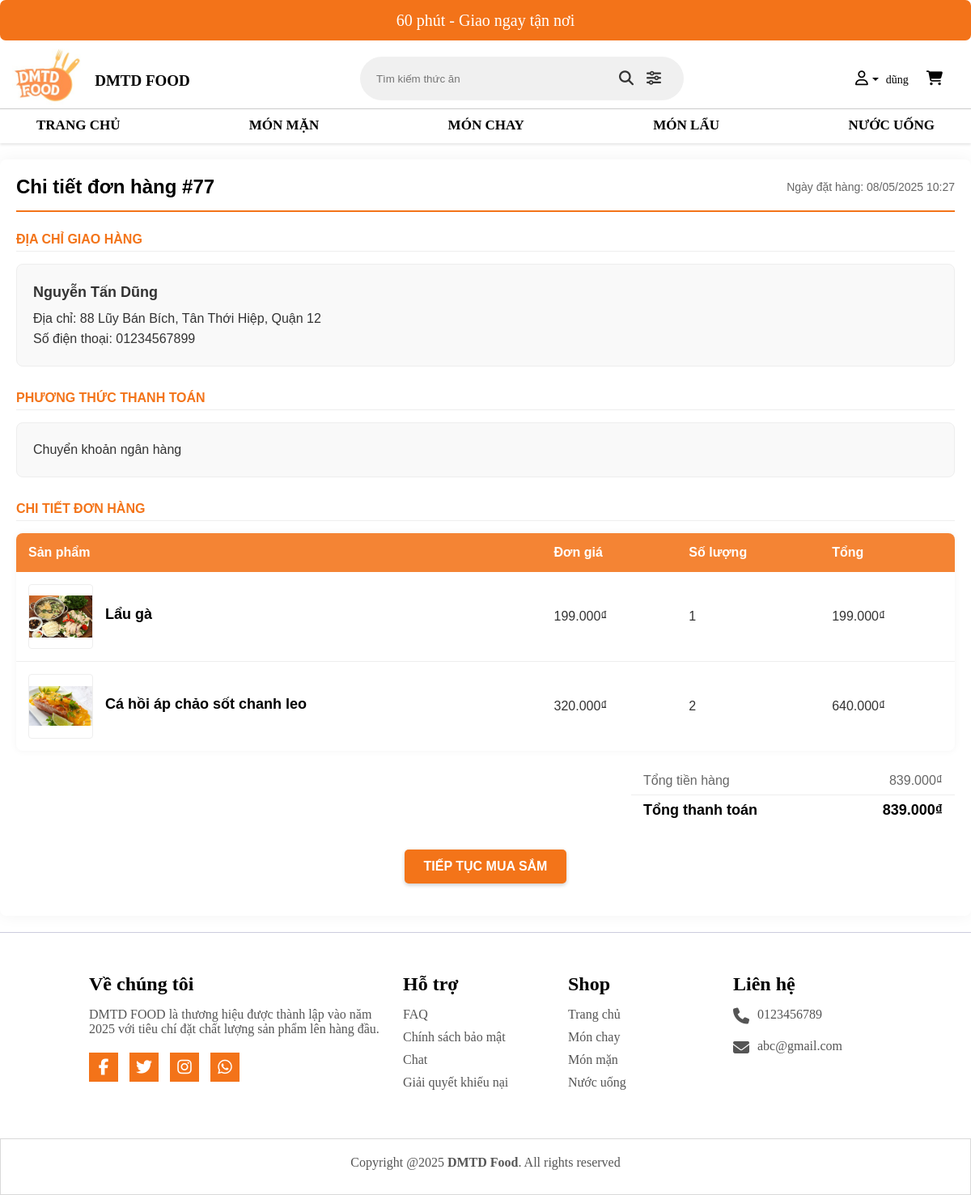
/view/chitiethoadon.php?mahoadon=77 (signed in), run on the app's committed database.
### tables this page shows
CREATE TABLE `hoadon` (
  `IdHoaDon` int(255) NOT NULL,
  `IdNguoiDung` int(11) NOT NULL,
  `HoTen` varchar(250) NOT NULL,
  `email` varchar(250) NOT NULL,
  `sdt` varchar(11) NOT NULL,
  `DiaChi` varchar(250) NOT NULL,
  `quan_huyen` varchar(100) NOT NULL,
  `phuong_xa` varchar(100) NOT NULL,
  `NgayDatHang` datetime NOT NULL,
  `TongTien` int(11) NOT NULL DEFAULT 0,
  `PhuongThucTT` tinyint(1) NOT NULL DEFAULT 1 COMMENT '1:tiền mặt 2: là chuyển khoản',
  `TrangThai` tinyint(1) NOT NULL DEFAULT 1 COMMENT '1:Chưa xác nhận, 2:Đã xác nhận, 3:Giao thành công, 4:Hủy đơn '
);

CREATE TABLE `chitiethoadon` (
  `IdHoaDon` int(100) NOT NULL,
  `MaSP` int(100) NOT NULL,
  `SoLuong` int(100) NOT NULL,
  `DonGia` int(250) NOT NULL
);

CREATE TABLE `sanpham` (
  `MaSP` int(250) NOT NULL,
  `MaLoaiSP` int(250) NOT NULL,
  `TenSP` varchar(70) NOT NULL,
  `DonGia` int(11) NOT NULL,
  `MoTa` varchar(250) NOT NULL,
  `HinhAnh` varchar(200) NOT NULL,
  `TrangThai` int(10) NOT NULL DEFAULT 1,
  `SoLuongBan` int(10) NOT NULL DEFAULT 0
);

### view/chitiethoadon.php (the view, shortened to what this page needs)
<?php
$conn = ketnoidb();
$maHoaDon = isset($_GET['mahoadon']) ? $_GET['mahoadon'] : 0;
$sql = "SELECT * FROM hoadon WHERE IdHoaDon = '$maHoaDon'";
$result = $conn->query($sql);
$hoaDon = $result->fetch_assoc();
$hoTen = $hoaDon['HoTen'];
$sdt = $hoaDon['sdt'];
$diaChi = $hoaDon['DiaChi'];
$quan_huyen = $hoaDon['quan_huyen'];
$phuong_xa = $hoaDon['phuong_xa'];
$ngayDatHang = $hoaDon['NgayDatHang'];
$tongTien = $hoaDon['TongTien'];
$phuongThucTT = $hoaDon['PhuongThucTT'];
$sql = "SELECT c.*, s.TenSP, s.HinhAnh, s.MaSP FROM chitiethoadon c
        JOIN sanpham s ON c.MaSP = s.MaSP
        WHERE c.IdHoaDon = '$maHoaDon'";
$result = $conn->query($sql);
$chiTietDonHang = [];
if($result && $result->num_rows > 0) {
    while($row = $result->fetch_assoc()) {
        $chiTietDonHang[] = $row;
    }
}
function getPhuongThucThanhToan($value) {
    switch ($value) {
        case 2:
            return "Chuyển khoản ngân hàng";
    }
}
function formatDate($dateString) {
    $date = new DateTime($dateString);
    return $date->format('d/m/Y H:i');
}
$tongTienHang = 0;
foreach($chiTietDonHang as $item) {
    $tongTienHang += $item['DonGia'] * $item['SoLuong'];
}
?>
<!DOCTYPE html>
<html lang="vi">
<head>
    <link rel="stylesheet" href="../view/css/style.css" />
</head>
<body>
    <?php include_once('../view/header.php'); ?>
    <div class="order-details-container">
        <div class="order-header">
            <h1>Chi tiết đơn hàng #<?php echo $maHoaDon; ?></h1>
            <div class="order-date">Ngày đặt hàng: <?php echo formatDate($ngayDatHang); ?></div>
        </div>
        <div class="section">
            <div class="section-title">ĐỊA CHỈ GIAO HÀNG</div>
            <div class="info-box">
                <div class="customer-name"><?php echo $hoTen; ?></div>
                <div>Địa chỉ: <?php echo $diaChi . ', ' . $phuong_xa . ', ' . $quan_huyen; ?></div>
                <div>Số điện thoại: <?php echo $sdt; ?></div>
            </div>
        </div>
        <div class="section">
            <div class="section-title">PHƯƠNG THỨC THANH TOÁN</div>
            <div class="info-box">
                <?php echo getPhuongThucThanhToan($phuongThucTT); ?>
            </div>
        </div>
        <div class="section">
            <div class="section-title">CHI TIẾT ĐƠN HÀNG</div>
            <table class="product-table">
                <thead>
                    <tr>
                        <th>Sản phẩm</th>
                        <th>Đơn giá</th>
                        <th>Số lượng</th>
                        <th>Tổng</th>
                    </tr>
                </thead>
                <tbody>
                    <?php foreach($chiTietDonHang as $item): ?>
                    <tr>
                        <td>
                            <div style="display: flex; align-items: center;" class="product-flex">
                                <img src="../view/img/product/<?php echo $item['HinhAnh']; ?>" class="product-image" alt="<?php echo $item['TenSP']; ?>">
                                <div style="margin-left: 15px;" class="product-details">
                                    <div class="product-name"><?php echo $item['TenSP']; ?></div>
                                </div>
                            </div>
                        </td>
                        <td><?php echo number_format($item['DonGia'], 0, ',', '.'); ?>₫</td>
                        <td><?php echo $item['SoLuong']; ?></td>
                        <td><?php echo number_format($item['DonGia'] * $item['SoLuong'], 0, ',', '.'); ?>₫</td>
                    </tr>
                    <?php endforeach; ?>
                </tbody>
            </table>
            <table class="summary-table">
                <tr class="subtotal-row">
                    <td>Tổng tiền hàng</td>
                    <td class="text-right"><?php echo number_format($tongTienHang, 0, ',', '.'); ?>₫</td>
                </tr>
                <tr class="total-row">
                    <td>Tổng thanh toán</td>
                    <td class="text-right"><?php echo number_format($tongTien, 0, ',', '.'); ?>₫</td>
                </tr>
            </table>
        </div>
        <div class="button-container">
            <a href="../controller/index.php" class="shop-button">Tiếp tục mua sắm</a>
        </div>
    </div>
    <?php include_once('../view/footer.php'); ?>
</body>
</html>

### view/css/style.css (style rules this page uses)
* { box-sizing: border-box; margin: 0; padding: 0; }
.product-name { font-size: 18px; text-decoration: none; font-weight: bold; color: black; margin-bottom: 5px; }

### view/chitiethoadon.php (style rules this page uses)
.order-details-container { max-width: 1200px; margin: 20px auto; padding: 20px; color: #333; background-color: #fff; box-shadow: 0 0 20px rgba(0, 0, 0, 0.05); border-radius: 8px; font-family: 'Arial', sans-serif; }
.order-header { display: flex; justify-content: space-between; align-items: center; margin-bottom: 25px; padding-bottom: 15px; border-bottom: 2px solid #f37419; }
.order-header h1 { color: #000; font-size: 24px; margin: 0; }
.order-date { color: #666; font-size: 14px; }
.section { margin-bottom: 30px; }
.section-title { text-transform: uppercase; font-weight: bold; margin-bottom: 15px; font-size: 16px; color: #f37419; padding-bottom: 5px; border-bottom: 1px solid #eee; }
.info-box { border: 1px solid #eee; border-radius: 8px; padding: 20px; background-color: #f9f9f9; line-height: 1.6; }
.customer-name { font-weight: bold; font-size: 18px; margin-bottom: 5px; color: #333; }
.product-table { width: 100%; border-collapse: collapse; margin-bottom: 20px; box-shadow: 0 0 10px rgba(0, 0, 0, 0.05); border-radius: 8px; overflow: hidden; }
.product-table th { text-align: left; padding: 15px; background-color: rgba(243, 116, 25, 0.88); color: #fff; font-weight: bold; }
.product-table td { padding: 15px; border-bottom: 1px solid #eee; vertical-align: middle; }
.product-table tr:last-child td { border-bottom: none; }
.product-image { width: 80px; height: 80px; object-fit: contain; border: 1px solid #eee; border-radius: 4px; }
.product-name { font-weight: bold; margin-bottom: 5px; }
.summary-table { width: 100%; max-width: 400px; margin-left: auto; margin-top: 20px; border-collapse: collapse; }
.summary-table td { padding: 8px 15px; border-bottom: 1px solid #eee; }
.summary-table tr:last-child td { border-bottom: none; }
.summary-table .subtotal-row { color: #666; }
.summary-table .total-row { font-weight: bold; font-size: 18px; font-weight: 25px; color: #000; }
.text-right { text-align: right; }
.button-container { display: flex; justify-content: center; margin-top: 30px; margin-bottom: 20px; }
.shop-button { padding: 12px 24px; background-color: #f37419; color: white; border: none; border-radius: 5px; cursor: pointer; font-size: 16px; font-weight: bold; transition: all 0.3s ease; text-transform: uppercase; box-shadow: 0 2px 5px rgba(0, 0, 0, 0.2); text-decoration: none; }

### data on the page
hoadon: NgayDatHang "08/05/2025 10:27", HoTen "Nguyễn Tấn Dũng", DiaChi "88 Lũy Bán Bích", phuong_xa "Tân Thới Hiệp", quan_huyen "Quận 12", sdt "01234567899", PhuongThucTT "Chuyển khoản ngân hàng", TongTien "839.000"
chitiethoadon: MaSP.HinhAnh (picture), MaSP.TenSP "Lẩu gà", DonGia "199.000", SoLuong "1", $item['DonGia'] * $item['SoLuong'] "199.000"
chitiethoadon: MaSP.HinhAnh (picture), MaSP.TenSP "Cá hồi áp chảo sốt chanh leo", DonGia "320.000", SoLuong "2", $item['DonGia'] * $item['SoLuong'] "640.000"

### other printed values
$tenDangNhap "dũng"
$maHoaDon "77"
$tongTienHang "839.000"
